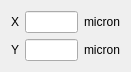
                 <widget class="QWidget" name="layoutWidget_5">
                  <property name="geometry">
                   <rect>
                    <x>590</x>
                    <y>180</y>
                    <width>131</width>
                    <height>62</height>
                   </rect>
                  </property>
                  <layout class="QGridLayout" name="gridLayout_13">
                   <item row="0" column="0">
                    <widget class="QLabel" name="label_82">
                     <property name="text">
                      <string>X</string>
                     </property>
                    </widget>
                   </item>
                   <item row="0" column="1">
                    <widget class="QLineEdit" name="CX_LineEdit"/>
                   </item>
                   <item row="0" column="2">
                    <widget class="QLabel" name="label_83">
                     <property name="text">
                      <string>micron</string>
                     </property>
                    </widget>
                   </item>
                   <item row="1" column="0">
                    <widget class="QLabel" name="label_84">
                     <property name="text">
                      <string>Y</string>
                     </property>
                    </widget>
                   </item>
                   <item row="1" column="1">
                    <widget class="QLineEdit" name="CY_LineEdit"/>
                   </item>
                   <item row="1" column="2">
                    <widget class="QLabel" name="label_85">
                     <property name="text">
                      <string>micron</string>
                     </property>
                    </widget>
                   </item>
                  </layout>
                 </widget>
